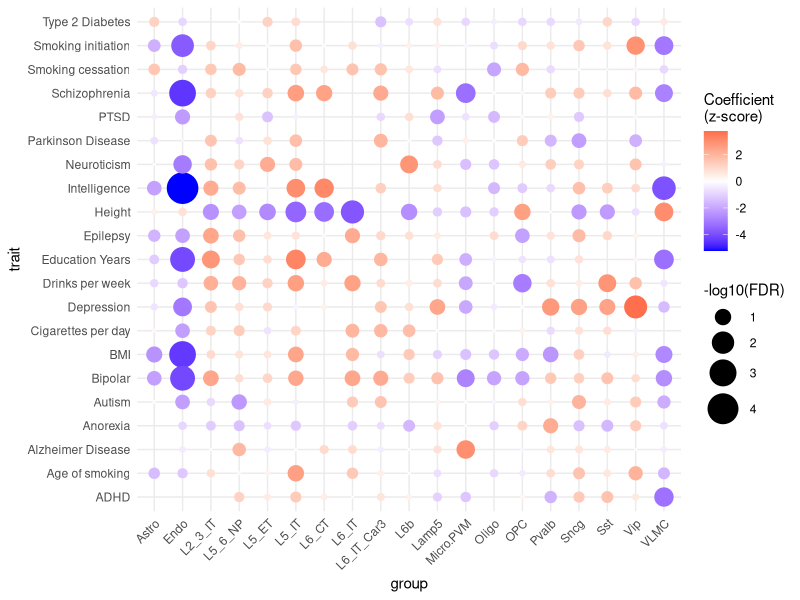
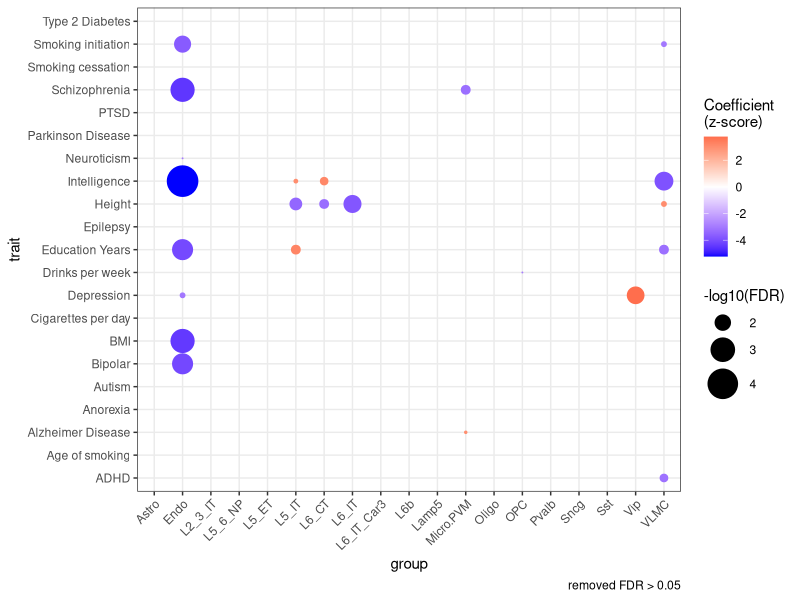

Source code (R) for these figures, in order:
setwd('/dcs04/lieber/marmaypag/spatialdACC_LIBD4125/spatialdACC/')

library(ggplot2)
library(RColorBrewer)
library(here)

###load LDSC results
ldsc_results <- read.csv(file=here::here('code','17_LDSC',
                         'snRNA-seq','ldsc_results.csv'))

##########dotplots#############
###make -log10FDR column
ldsc_results$log10fdr <- -log10(ldsc_results$FDR)

####to make nmf only###
#ldsc_results <- ldsc_results[ldsc_results$cell %in% paste0('nmf',c(1:100)),]

####to remove FDR > 0.05
#ldsc_results<-ldsc_results[ldsc_results$FDR<0.05,]

###plot
pdf(here('plots','17_LDSC','snRNA-seq','ldsc_results.pdf'),width=10,height=10)

ggplot(ldsc_results, aes(x = cell, y = trait, size = log10fdr, color = Coefficient_z.score)) +
    geom_point() +
    scale_size_continuous(range = c(0, 10)) + # Set minimum size to zero for the size scale
    scale_color_gradient2(low = 'blue', high = 'red', midpoint = 0,
                          name = "Coefficient\n(z-score)") +
    theme_minimal() +
    theme(axis.text.x = element_text(angle = 45, hjust = 1)) +
    labs(size = "-log10(FDR)",x='group')

ggplot(ldsc_results, aes(x = cell, y = trait, size = ifelse(FDR > 0.05, NA, log10fdr), color = Coefficient_z.score)) +
    geom_point() +
    scale_size_continuous(range = c(0, 10)) + # Set minimum size to zero for the size scale
    scale_color_gradient2(low = 'blue', high = 'red', midpoint = 0,
                          name = "Coefficient\n(z-score)") +
    theme_bw() +
    theme(axis.text.x = element_text(angle = 45, hjust = 1)) +
    labs(size = "-log10(FDR)",x='group',
         caption = "removed FDR > 0.05")

dev.off()
